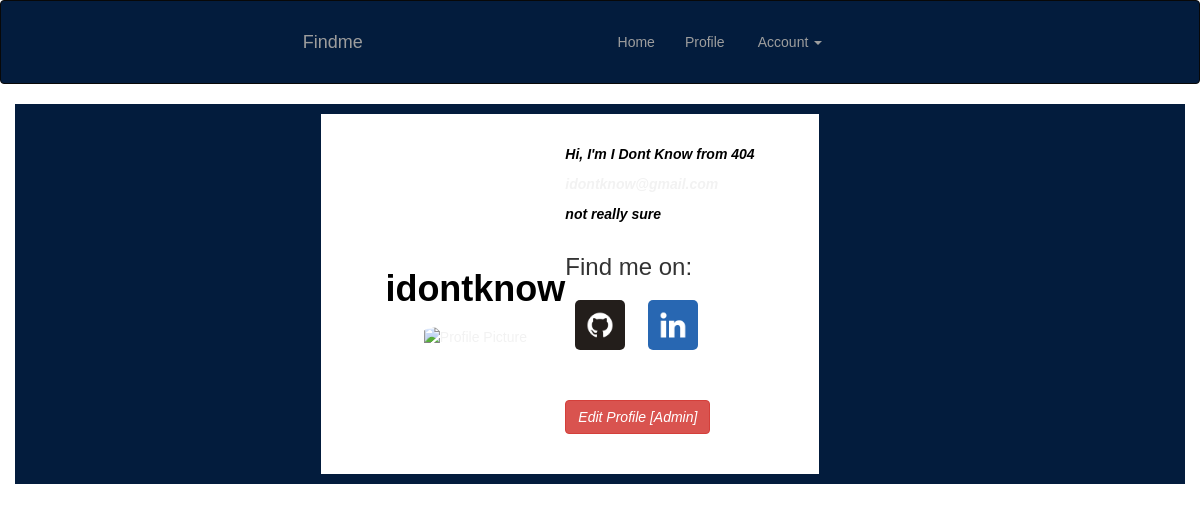
/idontknow (signed in), run on the app's committed database.
### app/models.py (models this page shows, shortened)
class User(UserMixin, db.Model):
    __tablename__ = 'users'
    id = db.Column(db.Integer, primary_key=True)
    email = db.Column(db.String(64), unique=True, index=True)
    username = db.Column(db.String(64), unique=True, index=True)
    role_id = db.Column(db.Integer, db.ForeignKey('roles.id'))
    password_hash = db.Column(db.String(128))
    name = db.Column(db.String(64))
    location = db.Column(db.String(64))
    about_me = db.Column(db.Text())
    member_since = db.Column(db.DateTime(), default=datetime.utcnow)
    last_seen = db.Column(db.DateTime(), default=datetime.utcnow)
    avatar_hash = db.Column(db.String(32))
    profile_picture = db.Column(db.LargeBinary)
    phone_number = db.Column(db.String(11))
    facebook = db.Column(db.String(100))
    linkedin = db.Column(db.String(100))
    twitter = db.Column(db.String(100))
    github = db.Column(db.String(100))
    youtube = db.Column(db.String(100))
    instagram = db.Column(db.String(100))
    snapchat = db.Column(db.String(100))
    tiktok = db.Column(db.String(100))
    medium = db.Column(db.String(100))
    @property
    def password(self):
        raise AttributeError('password is not a readable attribute')
    def can(self, perm):
        return self.role is not None and self.role.has_permission(perm)
    def is_administrator(self):
        return self.can(Permission.ADMIN)

### app/main/views.py (the view)
@main.route('/<username>')
def user(username):
    user = User.query.filter_by(username=username).first_or_404()
    return render_template('user.html', user=user)

### app/main/__init__.py (called while the page is built)
@main.app_context_processor
def inject_permissions():
    return dict(Permission=Permission)

### app/models.py (called while the page is built)
@login_manager.user_loader
def load_user(user_id):
    return User.query.get(int(user_id))

    def has_permission(self, perm):
        return self.permissions & perm == perm

### app/templates/user.html (shortened to what this page needs)
<!DOCTYPE html>
<html lang="en">
<head>
</head>
<body>
    {% extends "base.html" %}
    {% block page_content %}
    <div class="user-page-header">
        <div class="user-profile-pic">
            <h1>{{ user.username }}</h1>
{% if user.profile_picture %}
	<span><a href="{{ url_for('.upload_picture') }}"><img  src="{{ url_for('main.get_profile_picture', user_id=user.id) }}" alt="Profile Picture" style="width: 80%; height: 150%; border-radius: 20%;">
{% else %}
        <p>No profile picture</p>
{% endif %}
	</span>
    </div>
    	<br>
        <br>
        <div class="user-profile-header">
            {% if user.name or user.location %}
            <p>
                Hi, I'm {{ user.name }} from {{ user.location }}
            </p>
            {% endif %}
            {% if current_user.is_administrator() %}
            <p><a href="mailto:{{ user.email }}">{{ user.email }}</a></p>
            {% endif %}
            {% if user.about_me %}<p>{{ user.about_me }}</p>{% endif %}
            <h3 style="text-decoration:solid">Find me on:</h3>
            <div class="social-links">
            {% if user.github %}<a href="{{ user.github }}"><img src="../static/images/github@256px.png" alt="" ></a>{% endif %}
            {% if user.linkedin %}<a href="{{ user.linkedin }}"><img src="../static/images/linkedin@256px.png" alt="" ></a>{% endif %}
            </div>
            <br>
            <br>
            <p>
                {% if current_user.is_administrator() %}
                <a class="btn btn-danger" href="{{ url_for('.edit_profile_admin', id=user.id) }}">Edit Profile [Admin]</a>
                {% endif %}
            </p>
        </div>
    </div>
    {% endblock %}

### app/static/styles.css (style rules this page uses)
* { margin: 0; padding: 0; font-family: 'Poppins', sans-serif; box-sizing: border-box; }
body { background-color: #fff; }
a { text-decoration: none; color: #f2f2f2; }
p { font-weight: bold; font-size: 14px; line-height: 20px; color: #fff; }
h1 { font-weight: bold; font-size: 36px; line-height: 54px; color: #fff; }
.user-page-header { background: #fff; padding: 30px 6%; display: flex; align-items: center; justify-content: space-between; }
.user-page-header h1 { color: black; }
.user-profile-header { display: flex; flex-direction: column; }
.user-profile-header p { font-weight: bold; font-style: italic; font-size: 14px; line-height: 20px; color: #000; }
.user-profile-pic { display: flex; align-items: center; flex-direction: column; }
.social-links { display: grid; grid-template-columns: auto auto auto; padding: 10px; }
.social-links img { width: 50px; height: 50px; border-radius: 10%; }

### data on the page
User: username "idontknow", name "I Dont Know", location "404", about_me "not really sure"
